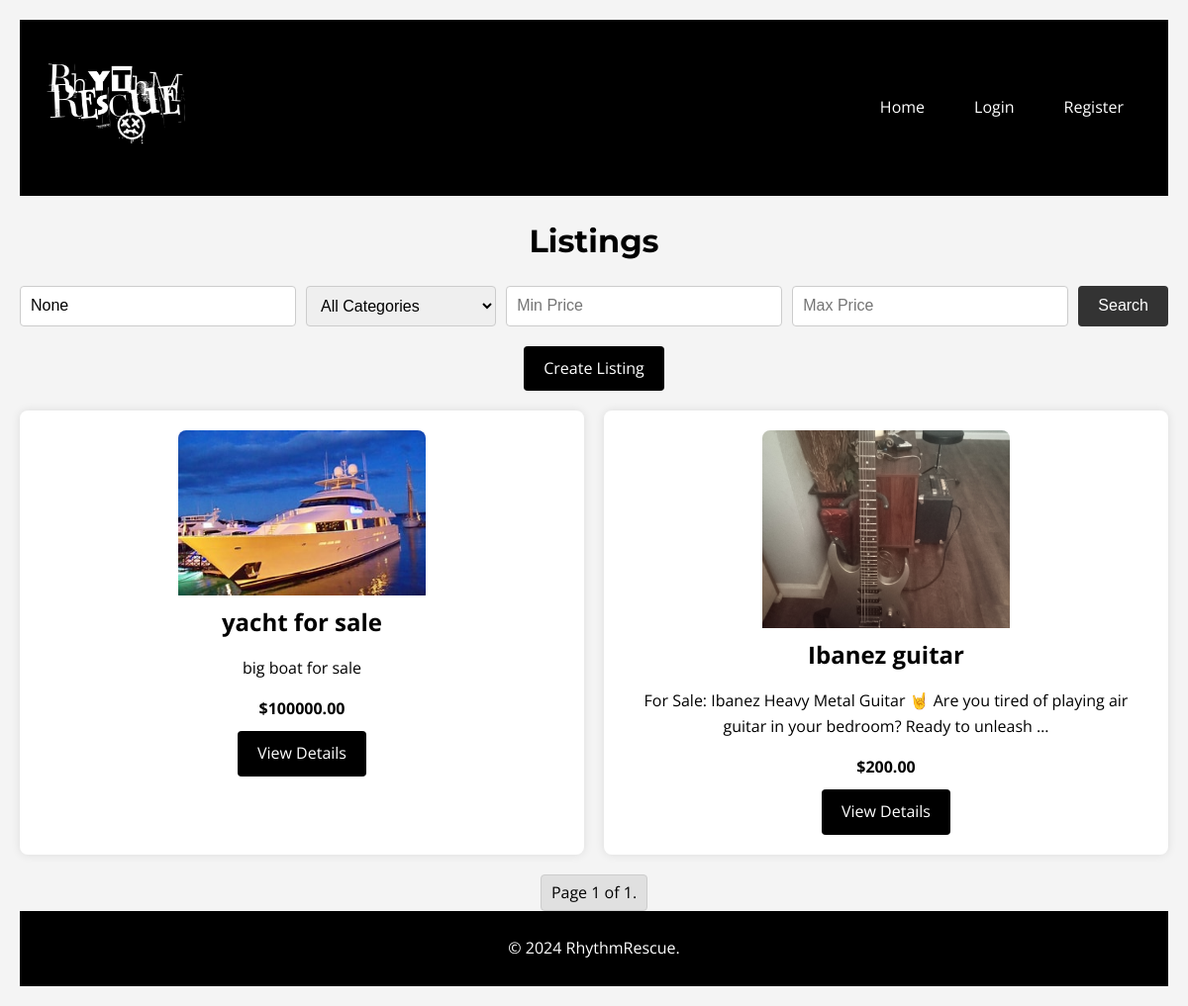
Page /listings/ on the earlier database version.
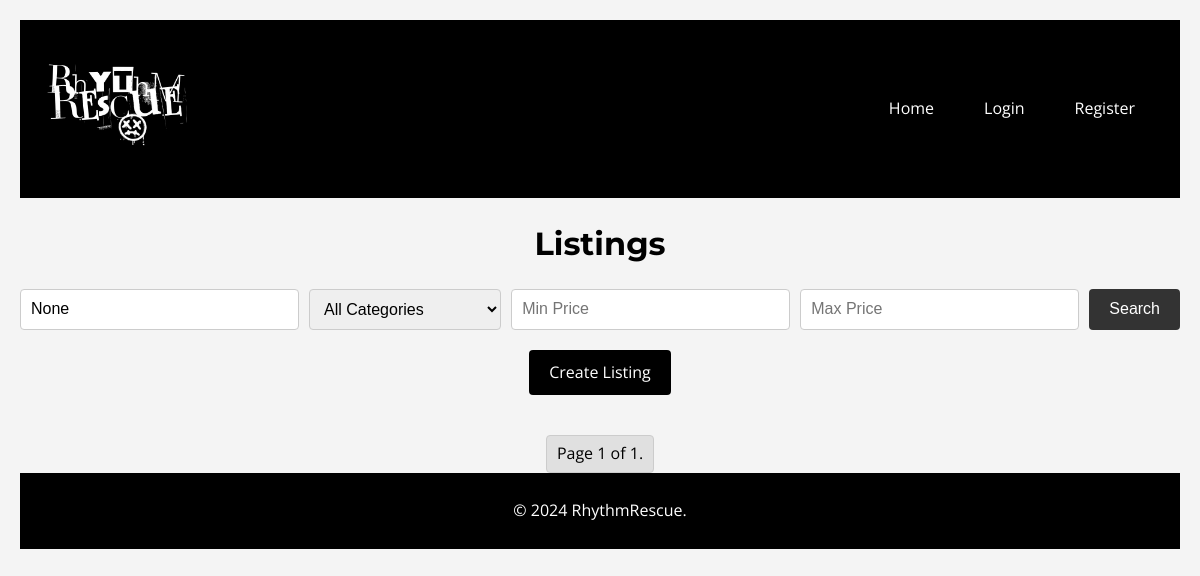
Same page on the later database version.
### listings/models.py (models this page shows, shortened)
class Listing(models.Model):
    title = models.CharField(max_length=255)
    slug = models.SlugField(unique=True, blank=True)
    description = models.TextField()
    price = models.DecimalField(max_digits=10, decimal_places=2)
    category = models.ForeignKey(Category, on_delete=models.CASCADE)
    seller = models.ForeignKey(CustomUser, on_delete=models.CASCADE)
    image = models.ImageField(upload_to='listing_images/', blank=True, null=True)
    created_at = models.DateTimeField(auto_now_add=True)

### listings/views.py (the view)
# urls.py: path('', views.listing_list, name='listing_list'),
def listing_list(request):
    query = request.GET.get('q')
    category_id = request.GET.get('category')
    min_price = request.GET.get('min_price')
    max_price = request.GET.get('max_price')
    listings = Listing.objects.all()
    if query:
        listings = listings.filter(
            Q(title__icontains=query) | Q(description__icontains=query) | Q(category__name__icontains=query)
        )
    if category_id:
        listings = listings.filter(category_id=category_id)
    if min_price:
        listings = listings.filter(price__gte=min_price)
    if max_price:
        listings = listings.filter(price__lte=max_price)
    paginator = Paginator(listings, 10)  # Show 10 listings per page
    page_number = request.GET.get('page')
    page_obj = paginator.get_page(page_number)
    general_categories = [
        'Electronics', 'Furniture', 'Home Appliances', 'Vehicles', 'Clothing',
        'Books & Media', 'Sports & Outdoors', 'Toys & Games', 'Collectibles & Art',
        'Beauty & Personal Care', 'Pet Supplies', 'Instruments', 'Jobs & Services',
        'Real Estate', 'Office Supplies', 'Garden & Tools', 'Health & Supplements',
        'Crafts & Hobbies', 'Miscellaneous'
    ]
    return render(request, 'listings/listing_list.html', {
        'page_obj': page_obj,
        'categories': general_categories,
        'query': query,
        'category_id': category_id,
        'min_price': min_price,
        'max_price': max_price,
    })

### templates/listings/listing_list.html (shortened to what this page needs)
{% extends 'base.html' %}
{% load static %}
{% block extra_css %}
<link rel="stylesheet" href="{% static 'css/listings.css' %}">
{% endblock %}
{% block content %}
<h2 class="page-title">Listings</h2>
<form method="get" class="search-form">
    <input type="text" name="q" placeholder="Search..." value="{{ query }}" class="search-input">
    <select name="category" class="search-select">
        <option value="">All Categories</option>
    </select>
    <input type="number" name="min_price" placeholder="Min Price" value="{{ min_price }}" class="search-input">
    <input type="number" name="max_price" placeholder="Max Price" value="{{ max_price }}" class="search-input">
    <button type="submit" class="btn btn-search">Search</button>
</form>
<a href="{% url 'listing_create' %}" class="btn add-listing-btn">Create Listing</a>
<div class="listings">
    {% for listing in page_obj %}
        <div class="listing-card">
            {% if listing.image %}
                <img src="{{ listing.image.url }}" alt="{{ listing.title }}" class="listing-image">
            {% endif %}
            <h3>{{ listing.title }}</h3>
            <p>{{ listing.description|truncatewords:20 }}</p>
            <p><strong>${{ listing.price }}</strong></p>
            <a href="{% url 'listing_detail' listing.slug %}" class="btn btn-details">View Details</a>
        </div>
    {% endfor %}
</div>
<div class="pagination">
    <span class="step-links">
        <span class="current">
            Page {{ page_obj.number }} of {{ page_obj.paginator.num_pages }}.
        </span>
    </span>
</div>
{% endblock %}

Differences in the rows shown:
removed Listing: image (picture), title "yacht for sale", description "big boat for sale", price "100000.00"
removed Listing: image (picture), title "Ibanez guitar", description "For Sale: Ibanez Heavy Metal Guitar 🤘 Are you tired of playing air guitar in your bedroom? Ready to unleash …", price "200.00"
